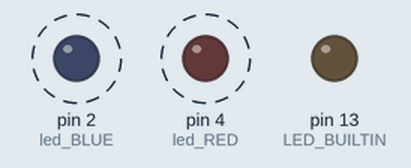
This sketch was run on a simulated Arduino Uno, built with avr-gcc and run on an emulated ATmega328P. Parts: output pins drawn as LEDs (lit = HIGH). Dashed ring = blinking. What the sketch prints to the serial monitor is not drawn.

Above: at 0.5 s.
Timing chart, 0 to 4.6 s (numbered marks = the images above):
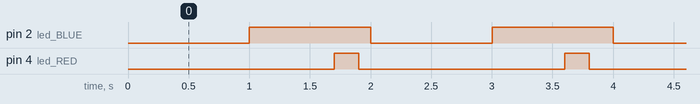

The sketch:

TP1-ESP8266.ino
```cpp
// This example shows how two finite state machines can be used to simulate
// multitasking on an arduino. Two LED's are turned on and off at irregular
// intervals; the finite state machines take care of the transitions.

#include "Fsm.h"

//#define led_BLUE D4
//#define led_RED D2

#define led_BLUE 2
#define led_RED 4

int lastMillis_led_RED;
int timeStateOff_led_RED = 1700;
int timeStateOn_led_RED  = 200;

int lastMillis_led_BLUE;
int timeStateOff_led_BLUE = 1000;
int timeStateOn_led_BLUE  = 1000;

void on_led_RED_on_enter();
void on_led_RED_on_state();
void on_led_RED_on_exit();

void on_led_RED_off_enter();
void on_led_RED_off_state();
void on_led_RED_off_exit();

void on_led_BLUE_on_enter();
void on_led_BLUE_off_enter();


//State state_led_RED_on(&on_led_RED_on_enter, &on_led_RED_on_state, &on_led_RED_on_exit);
//State state_led_RED_off(&on_led_RED_off_enter, &on_led_RED_off_state, &on_led_RED_off_exit);

State state_led_RED_on(&on_led_RED_on_enter,NULL,NULL);
State state_led_RED_off(&on_led_RED_off_enter,NULL,NULL);


State state_led_BLUE_on(&on_led_BLUE_on_enter, NULL, NULL);
State state_led_BLUE_off(&on_led_BLUE_off_enter, NULL, NULL);

Fsm fsm_led_RED(&state_led_RED_off);
Fsm fsm_led_BLUE(&state_led_BLUE_off);


void on_led_BLUE_on_enter() {
    Serial.println("on_led_BLUE_on_enter");
    //lastMillis_led_BLUE=millis();
    digitalWrite(led_BLUE, HIGH);
    //digitalWrite(LED_BUILTIN, LOW);
}

void on_led_BLUE_off_enter() {
    Serial.println("on_led_BLUE_off_enter");
    digitalWrite(led_BLUE, LOW);
    //digitalWrite(LED_BUILTIN, HIGH);
}

void on_led_RED_on_enter() {
    Serial.println("on_led_RED_on_enter");
    //lastMillis_led_BLUE=millis();
    digitalWrite(led_RED, HIGH);
}

void on_led_RED_off_enter() {
    Serial.println("on_led_RED_off_enter");
    digitalWrite(led_RED, LOW);
}


void setup() {
    Serial.begin(9600);

    pinMode(led_BLUE, OUTPUT);
    pinMode(led_RED, OUTPUT);
    pinMode(LED_BUILTIN, OUTPUT);
    digitalWrite(LED_BUILTIN, LOW);

    fsm_led_RED.add_timed_transition(&state_led_RED_off, &state_led_RED_on, timeStateOff_led_RED, NULL);
    fsm_led_RED.add_timed_transition(&state_led_RED_on, &state_led_RED_off, timeStateOn_led_RED, NULL);

    fsm_led_BLUE.add_timed_transition(&state_led_BLUE_off, &state_led_BLUE_on, timeStateOff_led_BLUE, NULL);
    fsm_led_BLUE.add_timed_transition(&state_led_BLUE_on, &state_led_BLUE_off, timeStateOn_led_BLUE, NULL);

}


void loop() {
    fsm_led_RED.run_machine();
    fsm_led_BLUE.run_machine();

    // Test GIT
    // Test 02

    // Commmit GIT
    // Test Commit


}

//cd C:/Users/hhrui/OneDrive/Documents/GitHub/MGL7760-TP1-ESP8266/multitasking
// test pull
```

Fsm.cpp
```cpp
// (licence header left out)
#include "Fsm.h"


State::State(void (*on_enter)(), void (*on_state)(), void (*on_exit)())
: on_enter(on_enter),
  on_state(on_state),
  on_exit(on_exit)
{
}


Fsm::Fsm(State* initial_state)
: m_current_state(initial_state),
  m_transitions(NULL),
  m_num_transitions(0),
  m_num_timed_transitions(0),
  m_initialized(false)
{
}


Fsm::~Fsm()
{
  free(m_transitions);
  free(m_timed_transitions);
  m_transitions = NULL;
  m_timed_transitions = NULL;
}


void Fsm::add_transition(State* state_from, State* state_to, int event,
                         void (*on_transition)())
{
  if (state_from == NULL || state_to == NULL)
    return;

  Transition transition = Fsm::create_transition(state_from, state_to, event,
                                               on_transition);
  m_transitions = (Transition*) realloc(m_transitions, (m_num_transitions + 1)
                                                       * sizeof(Transition));
  m_transitions[m_num_transitions] = transition;
  m_num_transitions++;
}


void Fsm::add_timed_transition(State* state_from, State* state_to,
                               unsigned long interval, void (*on_transition)())
{
  if (state_from == NULL || state_to == NULL)
    return;

  Transition transition = Fsm::create_transition(state_from, state_to, 0,
                                                 on_transition);

  TimedTransition timed_transition;
  timed_transition.transition = transition;
  timed_transition.start = 0;
  timed_transition.interval = interval;

  m_timed_transitions = (TimedTransition*) realloc(
      m_timed_transitions, (m_num_timed_transitions + 1) * sizeof(TimedTransition));
  m_timed_transitions[m_num_timed_transitions] = timed_transition;
  m_num_timed_transitions++;
}


Fsm::Transition Fsm::create_transition(State* state_from, State* state_to,
                                       int event, void (*on_transition)())
{
  Transition t;
  t.state_from = state_from;
  t.state_to = state_to;
  t.event = event;
  t.on_transition = on_transition;

  return t;
}

void Fsm::trigger(int event)
{
  if (m_initialized)
  {
    // Find the transition with the current state and given event.
    for (int i = 0; i < m_num_transitions; ++i)
    {
      if (m_transitions[i].state_from == m_current_state &&
          m_transitions[i].event == event)
      {
        Fsm::make_transition(&(m_transitions[i]));
        return;
      }
    }
  }
}

void Fsm::check_timed_transitions()
{
  for (int i = 0; i < m_num_timed_transitions; ++i)
  {
    TimedTransition* transition = &m_timed_transitions[i];
    if (transition->transition.state_from == m_current_state)
    {
      if (transition->start == 0)
      {
        transition->start = millis();
      }
      else{
        unsigned long now = millis();
        if (now - transition->start >= transition->interval)
        {
          Fsm::make_transition(&(transition->transition));
          transition->start = 0;
        }
      }
    }
  }
}

void Fsm::run_machine()
{
  // first run must exec first state "on_enter"
  if (!m_initialized)
  {
    m_initialized = true;
    if (m_current_state->on_enter != NULL)
      m_current_state->on_enter();
  }

  if (m_current_state->on_state != NULL)
    m_current_state->on_state();

  Fsm::check_timed_transitions();
}

void Fsm::make_transition(Transition* transition)
{

  // Execute the handlers in the correct order.
  if (transition->state_from->on_exit != NULL)
    transition->state_from->on_exit();

  if (transition->on_transition != NULL)
    transition->on_transition();

  if (transition->state_to->on_enter != NULL)
    transition->state_to->on_enter();

  m_current_state = transition->state_to;

  //Initialice all timed transitions from m_current_state
  unsigned long now = millis();
  for (int i = 0; i < m_num_timed_transitions; ++i)
  {
    TimedTransition* ttransition = &m_timed_transitions[i];
    if (ttransition->transition.state_from == m_current_state)
      ttransition->start = now;
  }

}
```

Fsm.h
```cpp
// (licence header left out)
#ifndef FSM_H
#define FSM_H


#if defined(ARDUINO) && ARDUINO >= 100
  #include <Arduino.h>
#else
  #include <WProgram.h>
#endif


struct State
{
  State(void (*on_enter)(), void (*on_state)(), void (*on_exit)());
  void (*on_enter)();
  void (*on_state)();
  void (*on_exit)();
};


class Fsm
{
public:
  Fsm(State* initial_state);
  ~Fsm();

  void add_transition(State* state_from, State* state_to, int event,
                      void (*on_transition)());

  void add_timed_transition(State* state_from, State* state_to,
                            unsigned long interval, void (*on_transition)());

  void check_timed_transitions();

  void trigger(int event);
  void run_machine();

private:
  struct Transition
  {
    State* state_from;
    State* state_to;
    int event;
    void (*on_transition)();

  };
  struct TimedTransition
  {
    Transition transition;
    unsigned long start;
    unsigned long interval;
  };

  static Transition create_transition(State* state_from, State* state_to,
                                      int event, void (*on_transition)());

  void make_transition(Transition* transition);

private:
  State* m_current_state;
  Transition* m_transitions;
  int m_num_transitions;

  TimedTransition* m_timed_transitions;
  int m_num_timed_transitions;
  bool m_initialized;
};


#endif
```

Measured:
- by itself, pin 2 (led_BLUE): alternates HIGH for 1.0 s and LOW for 1.0 s
- by itself, pin 4 (led_RED): alternates HIGH for 0.20 s and LOW for 1.7 s
- by itself, everything shown: repeats every 38.0 s, in 76 steps
